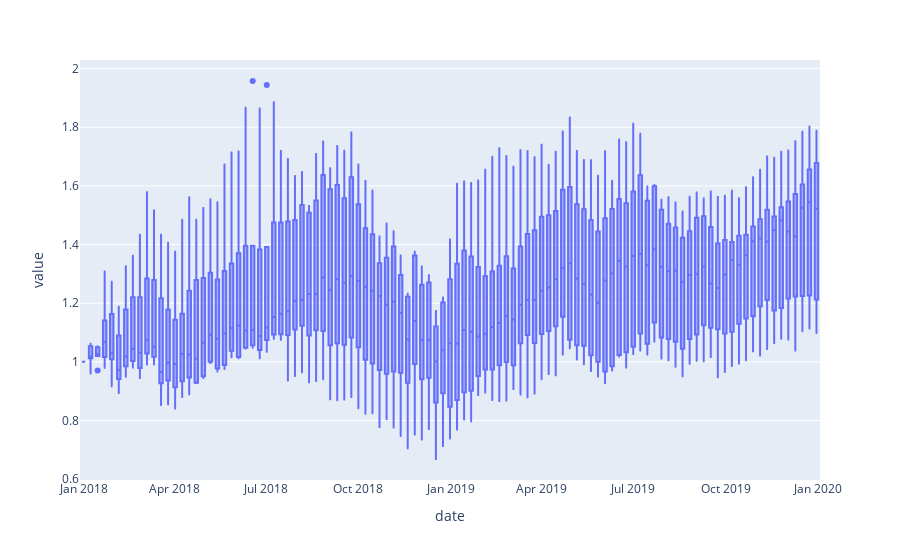

Notebook source saved alongside this figure:
### Markdown cell above
### Bar Chart Facet Plot

### Code cell
# Bar chart row facet - US historical returns
us_tech_stocks_historical_returns = px.data.stocks()
fig = px.box(us_tech_stocks_historical_returns, x="date", y=us_tech_stocks_historical_returns.columns)
fig.show()

### Figure 1 — Plotly figure (JSON) as saved in the notebook; plotly's stock layout.template omitted (floating-point values rounded to 4 significant figures; data arrays with more than 128 entries replaced by an {"elided": "..."} marker saying what was removed)
{"data": [{"alignmentgroup": "True", "hovertemplate": "date=%{x}<br>value=%{y}<extra></extra>", "legendgroup": "", "marker": {"color": "#636efa"}, "name": "", "notched": false, "offsetgroup": "", "orientation": "v", "showlegend": false, "type": "box", "x": {"elided": "630 str values"}, "x0": " ", "xaxis": "x", "y": {"elided": "630 float values"}, "y0": " ", "yaxis": "y"}], "layout": {"autosize": true, "boxmode": "group", "legend": {"tracegroupgap": 0}, "margin": {"t": 60}, "xaxis": {"anchor": "y", "autorange": true, "domain": [0, 1], "range": ["2017-12-28 12:00", "2020-01-02 12:00"], "title": {"text": "date"}, "type": "date"}, "yaxis": {"anchor": "x", "autorange": true, "domain": [0, 1], "range": [0.5971, 2.029], "title": {"text": "value"}, "type": "linear"}}}
